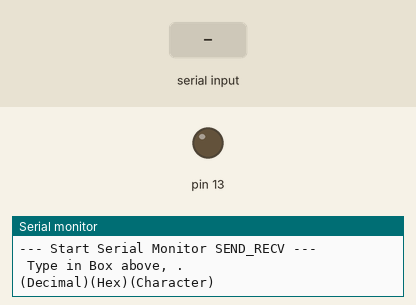
Simulated run of this sketch. Board: Arduino Uno, built with avr-gcc and run on an emulated ATmega328P. Shown: output pins drawn as LEDs (lit = HIGH), the last lines printed to the serial monitor. The inputs (shaded band) are chosen by the test bench.

Above: at 1.2 s.
1.3 s: "0" received over Serial
At 2.5 s:
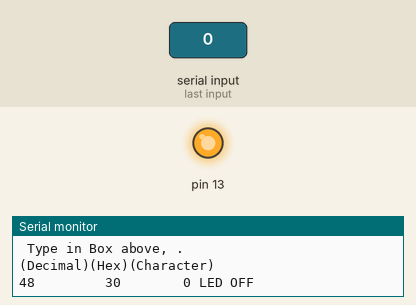
2.8 s: "1" received over Serial
At 3.6 s:
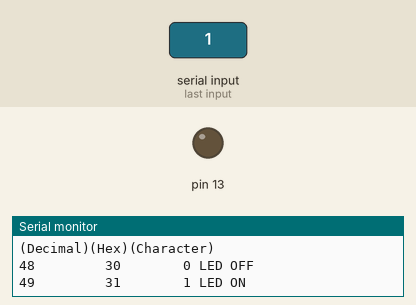
Timing chart, 0 to 5.8 s (numbered marks = the images above; inputs shaded):
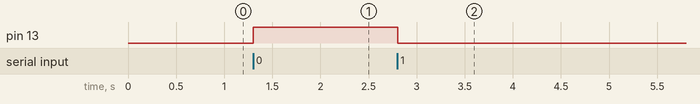

Measured:
- after the input at 1.3 s, pin 13: LOW → HIGH at once
- after the input at 2.8 s, pin 13: HIGH → LOW at once

The sketch:

SerialUart.ino
```cpp
/* SerialMonitor_SEND_RCVE<br> - WHAT IT DOES:
   - Receives characters from Serial Monitor
   - Displays received character as Decimal, Hexadecimal and Character
   - Controls LED from Keyboard
 - SEE the comments after "//" on each line below


/*-----( Import needed libraries )-----*/
/*-----( Declare Constants and Pin Numbers )-----*/

/*-----( Declare objects )-----*/
/*-----( Declare Variables )-----*/
int ByteReceived;
void setup()   /****** SETUP: RUNS ONCE ******/
{
  Serial.begin(9600);
  pinMode(LED_BUILTIN, OUTPUT);     // Initialize the LED_BUILTIN pin as an output
  Serial.println("--- Start Serial Monitor SEND_RECV ---");
  Serial.println(" Type in Box above, . ");
  Serial.println("(Decimal)(Hex)(Character)");
  Serial.println();
}
//--(end setup )---

void loop()   /****** LOOP: RUNS CONSTANTLY ******/
{
  while (Serial.available() > 0)
  {
    ByteReceived = Serial.read();
    Serial.print(ByteReceived);
    Serial.print("         ");
    Serial.print(ByteReceived, HEX);
    Serial.print("        ");
    Serial.print(char(ByteReceived));

    if(ByteReceived == '1') // Single Quote! This is a character.
    {
      digitalWrite(LED_BUILTIN, LOW);
      Serial.print(" LED ON ");
    }

    if(ByteReceived == '0')
    {
      digitalWrite(LED_BUILTIN,HIGH);
      Serial.print(" LED OFF");
    }


    Serial.println();    // End the line
  }
  // END Serial Available
  }


//--(end main loop )---

/*-----( Declare User-written Functions )-----*/

/*********( THE END )***********/
```
